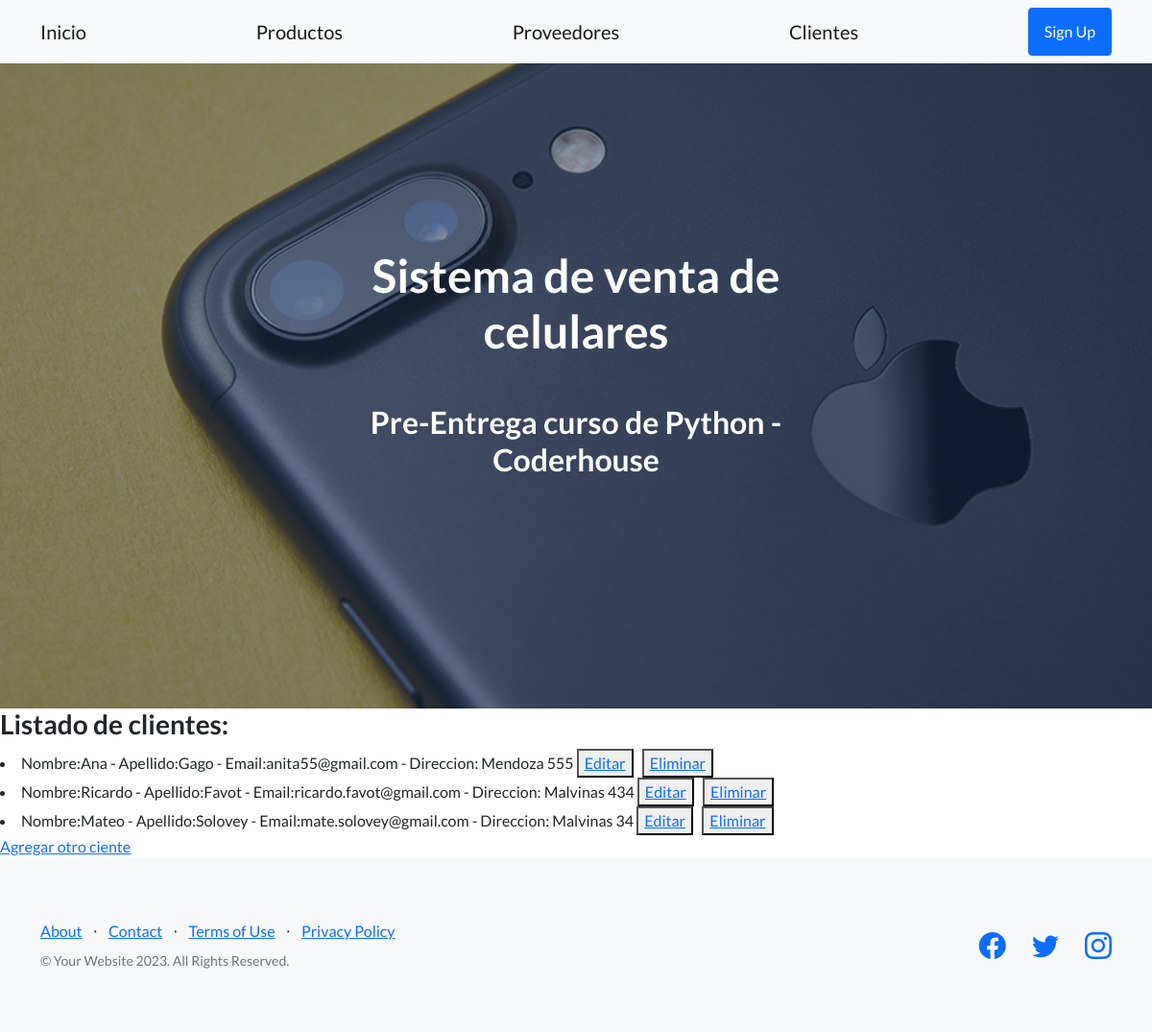
Page /AppCoder/clientes on the committed database.
### AppCoder/models.py (models this page shows)
class Cliente (models.Model):
	nombre = models.CharField (max_length=30)
	apellido = models.CharField (max_length=30)
	email = models.EmailField()
	direccion = models.CharField (max_length=30)
	def __str__(self):
		return f"Nombre:{self.nombre} - Apellido:{self.apellido} - Email:{self.email} - Direccion: {self.direccion}"

### AppCoder/views.py (the view)
def leerClientes (request):
    clientes = Cliente.objects.all()
    contexto = {"clientes":clientes}
    return render(request, "leerClientes.html", contexto)

### AppCoder/templates/leerClientes.html
{% extends 'padre.html' %}
{% load static %}
{% block contenidoQueCambia %}
    <h3>Listado de clientes: </h3>
    {% for p in clientes %}
    <li>{{p}} <button><a href="{% url 'EditarCliente' p.nombre %}">Editar</a></button>&nbsp;&nbsp; <button><a href="{% url 'EliminarCliente' p.nombre %}">Eliminar</a></button></li>
    {% endfor %}
    <a href="altacliente">Agregar otro ciente</a>
    {% endblock %}

### rows in the picture
Cliente: nombre+apellido+email "Nombre:Ana - Apellido:Gago - Email:anita55@gmail.com - Direccion: Mendoza 555"
Cliente: nombre+apellido+email "Nombre:Ricardo - Apellido:Favot - Email:ricardo.favot@gmail.com - Direccion: Malvinas 434"
Cliente: nombre+apellido+email "Nombre:Mateo - Apellido:Solovey - Email:mate.solovey@gmail.com - Direccion: Malvinas 34"
